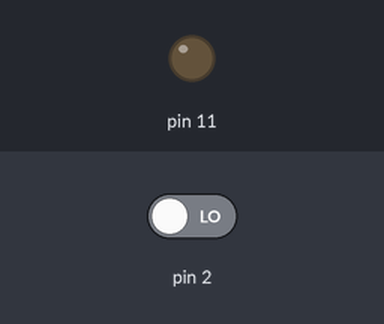
This program was run on a simulated Arduino Uno, built with avr-gcc and run on an emulated ATmega328P. On the bench: output pins drawn as LEDs (lit = HIGH). Inputs (shaded band) come from the test bench; at power-on: pin 2 LOW.

Above: at 1.2 s.
1.3 s: pin 2 driven HIGH
At 2.7 s:
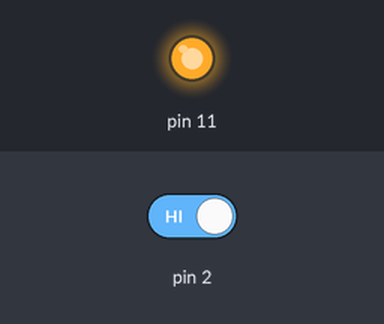
Timing chart, 0 to 4.3 s (numbered marks = the images above; inputs shaded):
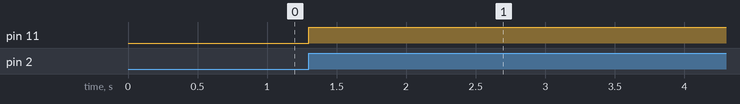

Measured:
- after the input at 1.3 s, pin 11: LOW → HIGH at once

The program:

main.cpp
```cpp
#include <Arduino.h>
#include <lightStrip.hpp>
#include <constants.hpp>

LightStrip *ls1;

void setup()
{
  Serial.begin(9600);
  ls1 = new LightStrip(2, 11, QUARTER_HOUR);
}

void loop()
{
  ls1->tick();
}
```

Enums.hpp
```cpp
#pragma once

enum LightState
{
    OFF,
    ON
};
enum ButtonState
{
    UP,
    DOWN
};
```

FPrint.cpp
```cpp
#include <FPrint.hpp>

template <typename... Args>
void pprint(const Args &...a)
{
    using expander = int[];
    (void)expander{0, ((void)Serial.println(a), 0)...};
}

void print_uint32_t(uint32_t num)
{
    char rev[10];
    char *p = rev + 1;
    int i = 0;

    while (num > 0)
    {
        *p++ = (char)48 + (num % 10);
        num /= 10;
        i++;
    }

    p--;

    while (p > rev)
    {
        Serial.print(*p--);
    }
    Serial.println(i);
}
```

FPrint.hpp
```cpp
#pragma once
#include <stdint.h>
#include <Arduino.h>

template <typename... Args>
void pprint(const Args &...a);

void print_uint32_t(uint32_t num);
```

LightStrip.cpp
```cpp
#include <LightStrip.hpp>

LightStrip::LightStrip(uint8_t signalPin, uint8_t lightPin, uint32_t maxIdleTime)
{
    this->signalPin = signalPin;
    this->lightPin = lightPin;
    this->maxIdleTime = maxIdleTime;
    pinMode(signalPin, INPUT);
    pinMode(lightPin, OUTPUT);

    this->currentTime = 0;
    this->lastBtnTriggerTime = 0;
    this->btnDeltaTime = 0;
    this->lightState = LightState::OFF;
    this->curBtnState = ButtonState::UP;
    this->lastBtnState = ButtonState::UP;
}

void LightStrip::tick()
{
    HandleTime();
    HandleIdleActivity();
    HandleButtonClick();
}

void LightStrip::HandleTime()
{
    currentTime = millis();
    btnDeltaTime = currentTime - lastBtnTriggerTime;
}

void LightStrip::HandleButtonClick()
{
    curBtnState = (digitalRead(signalPin) == HIGH) ? ButtonState::DOWN : ButtonState::UP;

    // If btn is pressed and the last recorded state of the btn was not pressed
    if (curBtnState == ButtonState::DOWN &&
        lastBtnState == ButtonState::UP &&
        btnDeltaTime >= DEFAULT_BTN_COOLDOWN)
    {
        lastBtnTriggerTime = currentTime;
        lastBtnState = ButtonState::DOWN;
        ButtonPressed();
    }
    //If the button is not pressed and the last state is down
    else if (curBtnState == ButtonState::UP && lastBtnState == ButtonState::DOWN)
        lastBtnState = ButtonState::UP;
}

void LightStrip::ButtonPressed()
{
    switch (lightState)
    {
    case LightState::ON:
        SwitchLights(LightState::OFF);
        break;
    case LightState::OFF:
        SwitchLights(LightState::ON);
        break;
    }
}

void LightStrip::HandleIdleActivity()
{
    if (lightState == LightState::ON && btnDeltaTime > maxIdleTime)
    {
        SwitchLights(LightState::OFF);
    }
}

void LightStrip::SwitchLights(LightState state)
{
    switch (state)
    {
    case LightState::ON:
        digitalWrite(lightPin, HIGH);
        lightState = LightState::ON;
        break;
    case LightState::OFF:
        digitalWrite(lightPin, LOW);
        lightState = LightState::OFF;
        break;
    }
}
```

LightStrip.hpp
```cpp
#pragma once
#include <Arduino.h>
#include <Enums.hpp>
#include <constants.hpp>
#include <FPrint.hpp>
class LightStrip
{

private:
    // The lightoutput signal pin (relay)
    int lightPin = lightPin;
    // The input pin(btn)
    int signalPin = signalPin;

    //Everything is expressed via miliseconds

    // The maximum allowed time in On state
    uint32_t maxIdleTime;
    // Current time
    uint32_t currentTime;
    // The time of the last click
    uint32_t lastBtnTriggerTime;
    // The time between now and the last click
    uint32_t btnDeltaTime;

    //Set initial values
    LightState lightState;
    // The current value of the btn
    ButtonState curBtnState;
    // The previous value of the btn
    ButtonState lastBtnState;

public:
    void tick(void);
    LightStrip(uint8_t signalPin, uint8_t lightPin, uint32_t maxIdleTime);

private:
    void HandleTime(void);
    void HandleButtonClick(void);
    void SwitchLights(LightState state);
    void ButtonPressed(void);
    void HandleIdleActivity(void);
};
```

constants.hpp
```cpp
#pragma once
#include <stdint.h>

const uint16_t SECOND = 1000;
const uint16_t MINUTE = 60 * SECOND;

const uint32_t QUARTER_HOUR = 15 * (uint32_t)MINUTE;
const uint32_t HALF_HOUR = 30 * (uint32_t)MINUTE;
const uint32_t FULL_HOUR = 60 * (uint32_t)MINUTE;

const uint16_t DEBUG = 5 * SECOND;

const uint32_t UINT32_T_MAXVAl = 4294967295;

const uint16_t DEFAULT_BTN_COOLDOWN = 1 * SECOND;
```
